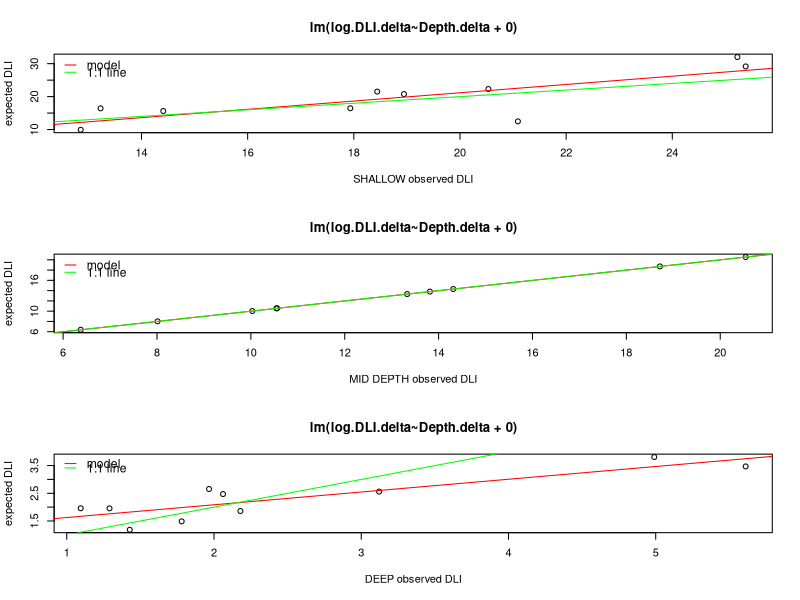
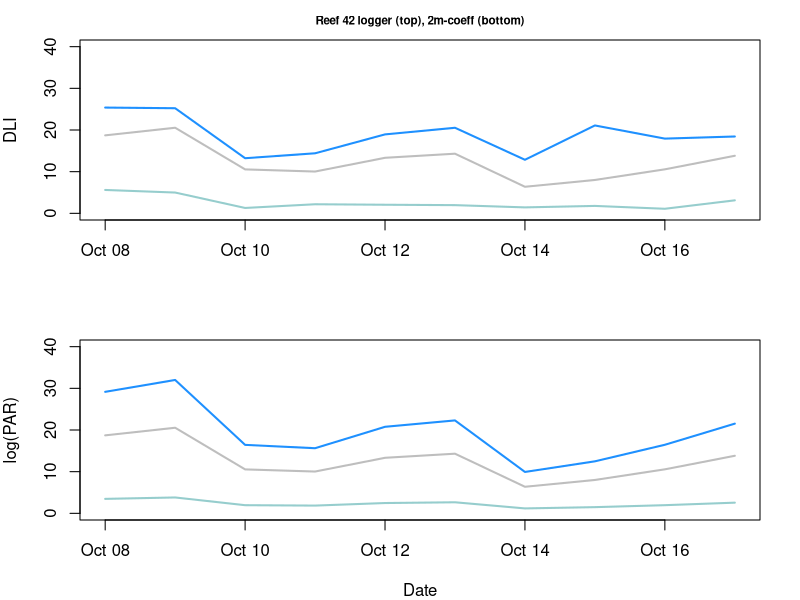

These charts were generated, in order, by the following R code: (Note: this script raises an error after producing the figures.)
# light atten using DLI
# light attenuation with Depth as CONTINUOUS to show light among depth zones
# this will produce a continuous model curve where light at depth can be calculated
# using the DLI we can then calcualte the integrated light value at each depth where the coral was collected
# at the end, save kd values and use these to convert light at depth in datafile

####################################################
####################################################
### Light attenuation  October deployment ##########
####################################################
####################################################
rm(list=ls())
# using October deployment at 2 depths

df<-read.csv("data/environmental/temp and light/DLI.Oct2016.csv")
df<-df[ , -which(names(df) %in% c("X","Rf44.shall.DLI", "Rf44.mid.DLI"))] # remove R44 w/o 3 levels
df$Date<-as.Date(df$Date)

Oct.DLI<-df
colnames(Oct.DLI)[2:7]<-"DLI" # change all light columns to read "PAR" this is for rbind later


# Adding Depth of logger to dataframe
Rf42.shall<-Oct.DLI[1:2] #only time and PAR
Rf42.shall$Site<-as.factor("Rf42") # make site level
Rf42.shall$Depth<-3*0.3048 # logger at 3 ft, convert to --> meters
Rf42.mid<-Oct.DLI[, c(1,3)]; Rf42.mid$Site<-as.factor("Rf42"); Rf42.mid$Depth<-8*0.3048 # logger at 8 ft 
Rf42.deep<-Oct.DLI[, c(1,4)]; Rf42.deep$Site<-as.factor("Rf42"); Rf42.deep$Depth<-27*0.3048 # logger at 27 ft

HIMB.shall<-Oct.DLI[, c(1,5)]; HIMB.shall$Site<-as.factor("HIMB"); HIMB.shall$Depth<-1*0.3048 # logger at 1 ft
HIMB.mid<-Oct.DLI[, c(1,6)]; HIMB.mid$Site<-as.factor("HIMB"); HIMB.mid$Depth<-6*0.3048 # logger at 6 ft
HIMB.deep<-Oct.DLI[, c(1,7)]; HIMB.deep$Site<-as.factor("HIMB"); HIMB.deep$Depth<-25*0.3048 # logger at 25 ft

# bind together all the data in single dataframe with 4 columns: time, PAR, Site, Depth
DLI.df<-rbind(Rf42.shall, Rf42.mid, Rf42.deep, HIMB.shall, HIMB.mid, HIMB.deep)
DLI.df$log.DLI<-log(DLI.df$DLI) # log transform PAR data
DLI.df<-DLI.df[, c(1,3:4,2,5)]

####
# make new dataframes for Sites
Rf42.df<-df[1:4] 
Rf42.depths<-c(3*0.3048, 8*0.3048, 27*0.3048)

####
# Beer-Lambert Law:   Ez(d) = Ez(0)e^(-k_d *d)  
# where d is depth, k_d is the attenuation coefficient, Ez(d) is the light reaching depth d and Ez(0) is the incident light at the surface.

# with 2m as baseline:  E(depth) = E(2m)*e^(-k_d*(depth - 2m))
# making some log data
Rf42.df$log.shal<-log(Rf42.df$Rf42.shall.DLI)
Rf42.df$log.mid<-log(Rf42.df$Rf42.mid.DLI)
Rf42.df$log.deep<-log(Rf42.df$Rf42.deep.DLI)

Rf42.df$log.delta.mid.deep<-Rf42.df$log.mid-Rf42.df$log.deep # difference in 2m - 8m light
Rf42.df$log.delta.mid.shal<-Rf42.df$log.mid-Rf42.df$log.shal # difference in 2m - 1m light
Rf42.df$dm.depth<-Rf42.depths[3]-Rf42.depths[2] # difference in depth 8m - 2m
Rf42.df$mm.depth<-Rf42.depths[2]-Rf42.depths[2] # difference in depth 2m - 2m
Rf42.df$sm.depth<-Rf42.depths[1]-Rf42.depths[2] # difference in depth 1m - 2m

new.df<-Rf42.df[8:11]; colnames(new.df)<-c("log.DLI.delta", "log.DLI.delta", "Depth.delta", "Depth.delta")
new.df1<-rbind(new.df[1], new.df[2]); new.df2<-rbind(new.df[3], new.df[4])
df.test<-cbind(new.df1, new.df2) # for both columns has delta PAR and depth

kd.mod<-lm(log.DLI.delta~Depth.delta+0, data=df.test, na.action=na.exclude) # Rf42 dataframe with Depth as a factor
kd<-coef(kd.mod)[1] # use KD here to calculate light at any depth

kd.R42<-kd ### save this

# example
par(mfrow=c(3,1))
Rf42.df$Rf42.expect<-Rf42.df$Rf42.mid.DLI*exp(-kd*Rf42.df$sm.depth)
plot(Rf42.df$Rf42.expect~Rf42.df$Rf42.shall.DLI, main="lm(log.DLI.delta~Depth.delta + 0)", 
     ylab="expected DLI", xlab="SHALLOW observed DLI")
abline(lm(Rf42.df$Rf42.expect~Rf42.df$Rf42.shall.DLI), col="red"); abline(0, 1, col="green")
legend("topleft", lty=1, col=c("red", "green"), legend=c("model", "1:1 line"), 
       lwd=1, bty="n", seg.len=1, cex=1.1, y.intersp=0.5)

Rf42.df$Rf42.expect<-Rf42.df$Rf42.mid.DLI*exp(-kd*Rf42.df$mm.depth)
plot(Rf42.df$Rf42.expect~Rf42.df$Rf42.mid.DLI, main="lm(log.DLI.delta~Depth.delta + 0)", 
     ylab="expected DLI", xlab="MID DEPTH observed DLI")
abline(lm(Rf42.df$Rf42.expect~Rf42.df$Rf42.mid.DLI), col="red"); abline(0, 1, col="green")
legend("topleft", lty=1, col=c("red", "green"), legend=c("model", "1:1 line"), 
       lwd=1, bty="n", seg.len=1, cex=1.1, y.intersp=0.5)

Rf42.df$Rf42.expect<-Rf42.df$Rf42.mid.DLI*exp(-kd*Rf42.df$dm.depth)
plot(Rf42.df$Rf42.expect~Rf42.df$Rf42.deep.DLI, main="lm(log.DLI.delta~Depth.delta + 0)", 
     ylab="expected DLI", xlab="DEEP observed DLI")
abline(lm(Rf42.df$Rf42.expect~Rf42.df$Rf42.deep.DLI), col="red"); abline(0, 1, col="green")
legend("topleft", lty=1, col=c("red", "green"), legend=c("model", "1:1 line"), 
       lwd=1, bty="n", seg.len=1, cex=1.1, y.intersp=0.3)


# making some data
# notice that you need kd to be (+) here--or do absolute value of depth
Rf42.df$coef.shal<-Rf42.df$Rf42.mid.DLI*exp(-kd*Rf42.df$sm.depth)
Rf42.df$coef.mid<-Rf42.df$Rf42.mid.DLI*exp(-kd*Rf42.df$mm.depth)
Rf42.df$coef.deep<-Rf42.df$Rf42.mid.DLI*exp(-kd*Rf42.df$dm.depth)

##################
##### Figure #####
# how does data compare?

##### plot log data collected at each site
par(mfrow=c(2,1), mar=c(4,4,2,2))
plot(y=Rf42.df$Rf42.shall.DLI, x=Rf42.df$Date, type="l", col="dodgerblue", 
     main="Reef 42 logger (top), 2m-coeff (bottom)", cex.main=0.7, 
     ylab="DLI", xlab="", ylim=c(0,40), lwd=2)
par(new=T)
with(Rf42.df, lines(y=Rf42.df$Rf42.mid.DLI, x=Rf42.df$Date, type="l", col="gray", lwd=2))
par(new=T)
with(Rf42.df, lines(y=Rf42.df$Rf42.deep.DLI, x=Rf42.df$Date, type="l", col="paleturquoise3", lwd=2))

##### plot of modeled 1m and 8m using <1m model coeffs. 
plot(y=Rf42.df$coef.shal, x=Rf42.df$Date, type="l", col="dodgerblue", ylab="log(PAR)", 
     xlab="Date", ylim=c(0,40), lwd=2)
par(new=T)
with(Rf42.df, lines(y=Rf42.df$coef.mid, x=Rf42.df$Date, type="l", col="gray", lwd=2))
par(new=T)
with(Rf42.df, lines(y=Rf42.df$coef.deep, x=Rf42.df$Date, type="l", col="paleturquoise3", lwd=2))
legend("top", lty=1, col=c("dodgerblue", "gray", "paleturquoise3"), legend=c("<1m", "2m", "8m"), 
       lwd=2, bty="n", inset=c(0, -0.5), seg.len=1, cex=1.1, xpd=TRUE, horiz=TRUE)

dev.copy(pdf, "figures/environmental/DLI_coef_Rf42.pdf", height=6, width=4)
dev.off()


####################################
###################################

############ HIMB ############
# make new dataframes for Sites
HIMB.df<-df[, c(1,5:7)] 
HIMB.depths<-c(1*0.3048, 6*0.3048, 25*0.3048)

####
# with 2m as baseline:  E(depth) = E(2m)*e^(-k_d*(depth - 2m))
# making some log data
HIMB.df$log.shal<-log(HIMB.df$HIMB.shall.DLI)
HIMB.df$log.mid<-log(HIMB.df$HIMB.mid.DLI)
HIMB.df$log.deep<-log(HIMB.df$HIMB.deep.DLI)

HIMB.df$log.delta.mid.deep<-HIMB.df$log.mid-HIMB.df$log.deep # difference in 2m - 8m light
HIMB.df$log.delta.mid.shal<-HIMB.df$log.mid-HIMB.df$log.shal # difference in 2m - 1m light
HIMB.df$dm.depth<-HIMB.depths[3]-HIMB.depths[2] # difference in depth 8m - 2m
HIMB.df$mm.depth<-HIMB.depths[2]-HIMB.depths[2] # difference in depth 2m - 2m
HIMB.df$sm.depth<-HIMB.depths[1]-HIMB.depths[2] # difference in depth 1m - 2m

new.df<-HIMB.df[8:11]; colnames(new.df)<-c("log.DLI.delta", "log.DLI.delta", "Depth.delta", "Depth.delta")
new.df1<-rbind(new.df[1], new.df[2]); new.df2<-rbind(new.df[3], new.df[4])
df.test<-cbind(new.df1, new.df2) # for both columns has delta PAR and depth

kd.mod<-lm(log.DLI.delta~Depth.delta+0, data=df.test, na.action=na.exclude) # HIMB dataframe with Depth as a factor
kd<-coef(kd.mod)[1] # use KD here to calculate light at any depth

kd.HIMB<-kd ### save this

# example
par(mfrow=c(3,1))
HIMB.df$HIMB.expect<-HIMB.df$HIMB.mid.DLI*exp(-kd*HIMB.df$sm.depth)
plot(HIMB.df$HIMB.expect~HIMB.df$HIMB.shall.DLI, main="lm(log.DLI.delta~Depth.delta + 0)", 
     ylab="expected DLI", xlab="SHALLOW observed DLI")
abline(lm(HIMB.df$HIMB.expect~HIMB.df$HIMB.shall.DLI), col="red"); abline(0, 1, col="green")
legend("topleft", lty=1, col=c("red", "green"), legend=c("model", "1:1 line"), 
       lwd=1, bty="n", seg.len=1, cex=1.1, y.intersp=0.5)

HIMB.df$HIMB.expect<-HIMB.df$HIMB.mid.DLI*exp(-kd*HIMB.df$mm.depth)
plot(HIMB.df$HIMB.expect~HIMB.df$HIMB.mid.DLI, main="lm(log.DLI.delta~Depth.delta + 0)", 
     ylab="expected DLI", xlab="MID DEPTH observed DLI")
abline(lm(HIMB.df$HIMB.expect~HIMB.df$HIMB.mid.DLI), col="red"); abline(0, 1, col="green")
legend("topleft", lty=1, col=c("red", "green"), legend=c("model", "1:1 line"), 
       lwd=1, bty="n", seg.len=1, cex=1.1, y.intersp=0.5)

HIMB.df$HIMB.expect<-HIMB.df$HIMB.mid.DLI*exp(-kd*HIMB.df$dm.depth)
plot(HIMB.df$HIMB.expect~HIMB.df$HIMB.deep.DLI, main="lm(log.DLI.delta~Depth.delta + 0)", 
     ylab="expected DLI", xlab="DEEP observed DLI")
abline(lm(HIMB.df$HIMB.expect~HIMB.df$HIMB.deep.DLI), col="red"); abline(0, 1, col="green")
legend("topleft", lty=1, col=c("red", "green"), legend=c("model", "1:1 line"), 
       lwd=1, bty="n", seg.len=1, cex=1.1, y.intersp=0.3)


# making some data
# notice that you need kd to be (+) here--or do absolute value of depth
HIMB.df$coef.shal<-HIMB.df$HIMB.mid.DLI*exp(-kd*HIMB.df$sm.depth)
HIMB.df$coef.mid<-HIMB.df$HIMB.mid.DLI*exp(-kd*HIMB.df$mm.depth)
HIMB.df$coef.deep<-HIMB.df$HIMB.mid.DLI*exp(-kd*HIMB.df$dm.depth)

##################
##### Figure #####
# how does data compare?

##### plot log data collected at each site
par(mfrow=c(2,1), mar=c(4,4,2,2))
plot(y=HIMB.df$HIMB.shall.DLI, x=HIMB.df$Date, type="l", col="dodgerblue", 
     main="HIMB logger (top), 2m-coeff (bottom)", cex.main=0.7, 
     ylab="DLI", xlab="", ylim=c(0,40), lwd=2)
par(new=T)
with(HIMB.df, lines(y=HIMB.df$HIMB.mid.DLI, x=HIMB.df$Date, type="l", col="gray", lwd=2))
par(new=T)
with(HIMB.df, lines(y=HIMB.df$HIMB.deep.DLI, x=HIMB.df$Date, type="l", col="paleturquoise3", lwd=2))

##### plot of modeled 1m and 8m using <1m model coeffs. 
plot(y=HIMB.df$coef.shal, x=HIMB.df$Date, type="l", col="dodgerblue", ylab="log(PAR)", 
     xlab="Date", ylim=c(0,40), lwd=2)
par(new=T)
with(HIMB.df, lines(y=HIMB.df$coef.mid, x=HIMB.df$Date, type="l", col="gray", lwd=2))
par(new=T)
with(HIMB.df, lines(y=HIMB.df$coef.deep, x=HIMB.df$Date, type="l", col="paleturquoise3", lwd=2))
legend("top", lty=1, col=c("dodgerblue", "gray", "paleturquoise3"), legend=c("<1m", "2m", "8m"), 
       lwd=2, bty="n", inset=c(0, -0.5), seg.len=1, cex=1.1, xpd=TRUE, horiz=TRUE)

dev.copy(pdf, "figures/environmental/DLI_coef_HIMB.pdf", height=6, width=4)
dev.off()



####################################################
####################################################
### Light attenuation  November deployment #########
####################################################
####################################################

# using November deployment at 3 depths

df<-read.csv("data/environmental/temp and light/DLI.Nov2016.csv")
df<-df[ , -which(names(df) %in% "X")] # remove "X"
df$Date<-as.Date(df$Date)

Nov.DLI<-df
colnames(Nov.DLI)[2:7]<-"DLI" # change all light columns to read "PAR" this is for rbind later

# Adding Depth of logger to dataframe
Rf44.shall<-Nov.DLI[1:2] #only time and PAR
Rf44.shall$Site<-as.factor("Rf44") # make site level
Rf44.shall$Depth<-1*0.3048 # logger at 1 ft, convert to --> meters
Rf44.mid<-Nov.DLI[, c(1,3)]; Rf44.mid$Site<-as.factor("Rf44"); Rf44.mid$Depth<-6*0.3048 # logger at 6 ft 
Rf44.deep<-Nov.DLI[, c(1,4)]; Rf44.deep$Site<-as.factor("Rf44"); Rf44.deep$Depth<-25*0.3048 # logger at 25 ft

Rf10.shall<-Nov.DLI[, c(1,5)]; Rf10.shall$Site<-as.factor("Rf10"); Rf10.shall$Depth<-2*0.3048 # logger at 2 ft
Rf10.mid<-Nov.DLI[, c(1,6)]; Rf10.mid$Site<-as.factor("Rf10"); Rf10.mid$Depth<-6*0.3048 # logger at 6 ft
Rf10.deep<-Nov.DLI[, c(1,7)]; Rf10.deep$Site<-as.factor("Rf10"); Rf10.deep$Depth<-26*0.3048 # logger at 26 ft

# bind together all the data in single dataframe with 4 columns: time, PAR, Site, Depth
DLI.df<-rbind(Rf44.shall, Rf44.mid, Rf44.deep, Rf10.shall, Rf10.mid, Rf10.deep)
DLI.df$log.DLI<-log(DLI.df$DLI) # log transform PAR data
DLI.df<-DLI.df[, c(1,3:4,2,5)]

###############
###############

# make new dataframes for Sites
Rf44.df<-df[1:4] 
Rf44.depths<-c(1*0.3048, 6*0.3048, 25*0.3048)

####
# with 2m as baseline:  E(depth) = E(2m)*e^(-k_d*(depth - 2m))
# making some log data
Rf44.df$log.shal<-log(Rf44.df$Rf44.shall.DLI)
Rf44.df$log.mid<-log(Rf44.df$Rf44.mid.DLI)
Rf44.df$log.deep<-log(Rf44.df$Rf44.deep.DLI)

Rf44.df$log.delta.mid.deep<-Rf44.df$log.mid-Rf44.df$log.deep # difference in 2m - 8m light
Rf44.df$log.delta.mid.shal<-Rf44.df$log.mid-Rf44.df$log.shal # difference in 2m - 1m light
Rf44.df$dm.depth<-Rf44.depths[3]-Rf44.depths[2] # difference in depth 8m - 2m
Rf44.df$mm.depth<-Rf44.depths[2]-Rf44.depths[2] # difference in depth 2m - 2m
Rf44.df$sm.depth<-Rf44.depths[1]-Rf44.depths[2] # difference in depth 1m - 2m

new.df<-Rf44.df[8:11]; colnames(new.df)<-c("log.DLI.delta", "log.DLI.delta", "Depth.delta", "Depth.delta")
new.df1<-rbind(new.df[1], new.df[2]); new.df2<-rbind(new.df[3], new.df[4])
df.test<-cbind(new.df1, new.df2) # for both columns has delta PAR and depth

kd.mod<-lm(log.DLI.delta~Depth.delta+0, data=df.test, na.action=na.exclude) # Rf44 dataframe with Depth as a factor
kd<-coef(kd.mod)[1] # use KD here to calculate light at any depth

kd.R44<-kd ### save this

# example
par(mfrow=c(3,1))
Rf44.df$Rf44.expect<-Rf44.df$Rf44.mid.DLI*exp(-kd*Rf44.df$sm.depth)
plot(Rf44.df$Rf44.expect~Rf44.df$Rf44.shall.DLI, main="lm(log.DLI.delta~Depth.delta + 0)", 
     ylab="expected DLI", xlab="SHALLOW observed DLI")
abline(lm(Rf44.df$Rf44.expect~Rf44.df$Rf44.shall.DLI), col="red"); abline(0, 1, col="green")
legend("topleft", lty=1, col=c("red", "green"), legend=c("model", "1:1 line"), 
       lwd=1, bty="n", seg.len=1, cex=1.1, y.intersp=0.5)

Rf44.df$Rf44.expect<-Rf44.df$Rf44.mid.DLI*exp(-kd*Rf44.df$mm.depth)
plot(Rf44.df$Rf44.expect~Rf44.df$Rf44.mid.DLI, main="lm(log.DLI.delta~Depth.delta + 0)", 
     ylab="expected DLI", xlab="MID DEPTH observed DLI")
abline(lm(Rf44.df$Rf44.expect~Rf44.df$Rf44.mid.DLI), col="red"); abline(0, 1, col="green")
legend("topleft", lty=1, col=c("red", "green"), legend=c("model", "1:1 line"), 
       lwd=1, bty="n", seg.len=1, cex=1.1, y.intersp=0.5)

Rf44.df$Rf44.expect<-Rf44.df$Rf44.mid.DLI*exp(-kd*Rf44.df$dm.depth)
plot(Rf44.df$Rf44.expect~Rf44.df$Rf44.deep.DLI, main="lm(log.DLI.delta~Depth.delta + 0)", 
     ylab="expected DLI", xlab="DEEP observed DLI")
abline(lm(Rf44.df$Rf44.expect~Rf44.df$Rf44.deep.DLI), col="red"); abline(0, 1, col="green")
legend("topleft", lty=1, col=c("red", "green"), legend=c("model", "1:1 line"), 
       lwd=1, bty="n", seg.len=1, cex=1.1, y.intersp=0.3)


# making some data
# notice that you need kd to be (+) here--or do absolute value of depth
Rf44.df$coef.shal<-Rf44.df$Rf44.mid.DLI*exp(-kd*Rf44.df$sm.depth)
Rf44.df$coef.mid<-Rf44.df$Rf44.mid.DLI*exp(-kd*Rf44.df$mm.depth)
Rf44.df$coef.deep<-Rf44.df$Rf44.mid.DLI*exp(-kd*Rf44.df$dm.depth)

##################
##### Figure #####
# how does data compare?

##### plot log data collected at each site
par(mfrow=c(2,1), mar=c(4,4,2,2))
plot(y=Rf44.df$Rf44.shall.DLI, x=Rf44.df$Date, type="l", col="dodgerblue", 
     main="Reef 44 logger (top), 2m-coeff (bottom)", cex.main=0.7, 
     ylab="DLI", xlab="", ylim=c(0,40), lwd=2)
par(new=T)
with(Rf44.df, lines(y=Rf44.df$Rf44.mid.DLI, x=Rf44.df$Date, type="l", col="gray", lwd=2))
par(new=T)
with(Rf44.df, lines(y=Rf44.df$Rf44.deep.DLI, x=Rf44.df$Date, type="l", col="paleturquoise3", lwd=2))

##### plot of modeled 1m and 8m using <1m model coeffs. 
plot(y=Rf44.df$coef.shal, x=Rf44.df$Date, type="l", col="dodgerblue", ylab="log(PAR)", 
     xlab="Date", ylim=c(0,40), lwd=2)
par(new=T)
with(Rf44.df, lines(y=Rf44.df$coef.mid, x=Rf44.df$Date, type="l", col="gray", lwd=2))
par(new=T)
with(Rf44.df, lines(y=Rf44.df$coef.deep, x=Rf44.df$Date, type="l", col="paleturquoise3", lwd=2))
legend("top", lty=1, col=c("dodgerblue", "gray", "paleturquoise3"), legend=c("<1m", "2m", "8m"), 
       lwd=2, bty="n", inset=c(0, -0.5), seg.len=1, cex=1.1, xpd=TRUE, horiz=TRUE)

dev.copy(pdf, "figures/environmental/DLI_coef_Rf44.pdf", height=6, width=4)
dev.off()


################
################

## Reef 10 ############

# make new dataframes for Sites
Rf10.df<-df[, c(1,5:7)] 
Rf10.depths<-c(2*0.3048, 6*0.3048, 26*0.3048)

####
# with 2m as baseline:  E(depth) = E(2m)*e^(-k_d*(depth - 2m))
# making some log data
Rf10.df$log.shal<-log(Rf10.df$Rf10.shall.DLI)
Rf10.df$log.mid<-log(Rf10.df$Rf10.mid.DLI)
Rf10.df$log.deep<-log(Rf10.df$Rf10.deep.DLI)

Rf10.df$log.delta.mid.deep<-Rf10.df$log.mid-Rf10.df$log.deep # difference in 2m - 8m light
Rf10.df$log.delta.mid.shal<-Rf10.df$log.mid-Rf10.df$log.shal # difference in 2m - 1m light
Rf10.df$dm.depth<-Rf10.depths[3]-Rf10.depths[2] # difference in depth 8m - 2m
Rf10.df$mm.depth<-Rf10.depths[2]-Rf10.depths[2] # difference in depth 2m - 2m
Rf10.df$sm.depth<-Rf10.depths[1]-Rf10.depths[2] # difference in depth 1m - 2m

new.df<-Rf10.df[8:11]; colnames(new.df)<-c("log.DLI.delta", "log.DLI.delta", "Depth.delta", "Depth.delta")
new.df1<-rbind(new.df[1], new.df[2]); new.df2<-rbind(new.df[3], new.df[4])
df.test<-cbind(new.df1, new.df2) # for both columns has delta PAR and depth

kd.mod<-lm(log.DLI.delta~Depth.delta+0, data=df.test, na.action=na.exclude) # Rf10 dataframe with Depth as a factor
kd<-coef(kd.mod)[1] # use KD here to calculate light at any depth

kd.R10<-kd ### save this

# example
par(mfrow=c(3,1))
Rf10.df$Rf10.expect<-Rf10.df$Rf10.mid.DLI*exp(-kd*Rf10.df$sm.depth)
plot(Rf10.df$Rf10.expect~Rf10.df$Rf10.shall.DLI, main="lm(log.DLI.delta~Depth.delta + 0)", 
     ylab="expected DLI", xlab="SHALLOW observed DLI")
abline(lm(Rf10.df$Rf10.expect~Rf10.df$Rf10.shall.DLI), col="red"); abline(0, 1, col="green")
legend("topleft", lty=1, col=c("red", "green"), legend=c("model", "1:1 line"), 
       lwd=1, bty="n", seg.len=1, cex=1.1, y.intersp=0.5)

Rf10.df$Rf10.expect<-Rf10.df$Rf10.mid.DLI*exp(-kd*Rf10.df$mm.depth)
plot(Rf10.df$Rf10.expect~Rf10.df$Rf10.mid.DLI, main="lm(log.DLI.delta~Depth.delta + 0)", 
     ylab="expected DLI", xlab="MID DEPTH observed DLI")
abline(lm(Rf10.df$Rf10.expect~Rf10.df$Rf10.mid.DLI), col="red"); abline(0, 1, col="green")
legend("topleft", lty=1, col=c("red", "green"), legend=c("model", "1:1 line"), 
       lwd=1, bty="n", seg.len=1, cex=1.1, y.intersp=0.5)

Rf10.df$Rf10.expect<-Rf10.df$Rf10.mid.DLI*exp(-kd*Rf10.df$dm.depth)
plot(Rf10.df$Rf10.expect~Rf10.df$Rf10.deep.DLI, main="lm(log.DLI.delta~Depth.delta + 0)", 
     ylab="expected DLI", xlab="DEEP observed DLI")
abline(lm(Rf10.df$Rf10.expect~Rf10.df$Rf10.deep.DLI), col="red"); abline(0, 1, col="green")
legend("topleft", lty=1, col=c("red", "green"), legend=c("model", "1:1 line"), 
       lwd=1, bty="n", seg.len=1, cex=1.1, y.intersp=0.3)


# making some data
# notice that you need kd to be (+) here--or do absolute value of depth
Rf10.df$coef.shal<-Rf10.df$Rf10.mid.DLI*exp(-kd*Rf10.df$sm.depth)
Rf10.df$coef.mid<-Rf10.df$Rf10.mid.DLI*exp(-kd*Rf10.df$mm.depth)
Rf10.df$coef.deep<-Rf10.df$Rf10.mid.DLI*exp(-kd*Rf10.df$dm.depth)

##################
##### Figure #####
# how does data compare?

##### plot log data collected at each site
par(mfrow=c(2,1), mar=c(4,4,2,2))
plot(y=Rf10.df$Rf10.shall.DLI, x=Rf10.df$Date, type="l", col="dodgerblue", 
     main="Reef 10 logger (top), 2m-coeff (bottom)", cex.main=0.7, 
     ylab="DLI", xlab="", ylim=c(0,40), lwd=2)
par(new=T)
with(Rf10.df, lines(y=Rf10.df$Rf10.mid.DLI, x=Rf10.df$Date, type="l", col="gray", lwd=2))
par(new=T)
with(Rf10.df, lines(y=Rf10.df$Rf10.deep.DLI, x=Rf10.df$Date, type="l", col="paleturquoise3", lwd=2))

##### plot of modeled 1m and 8m using <1m model coeffs. 
plot(y=Rf10.df$coef.shal, x=Rf10.df$Date, type="l", col="dodgerblue", ylab="log(PAR)", 
     xlab="Date", ylim=c(0,40), lwd=2)
par(new=T)
with(Rf10.df, lines(y=Rf10.df$coef.mid, x=Rf10.df$Date, type="l", col="gray", lwd=2))
par(new=T)
with(Rf10.df, lines(y=Rf10.df$coef.deep, x=Rf10.df$Date, type="l", col="paleturquoise3", lwd=2))
legend("top", lty=1, col=c("dodgerblue", "gray", "paleturquoise3"), legend=c("<1m", "2m", "8m"), 
       lwd=2, bty="n", inset=c(0, -0.5), seg.len=1, cex=1.1, xpd=TRUE, horiz=TRUE)

dev.copy(pdf, "figures/environmental/DLI_coef_Rf10.pdf", height=6, width=4)
dev.off()

kd.all<-as.data.frame(c(kd.R42, kd.R44, kd.HIMB, kd.R10))
kd.all$Sites<-as.factor(c("Rf42", "Rf44", "HIMB", "Rf10")); kd.all<-kd.all[2:1]
colnames(kd.all)<-c("Site", "kd")

write.csv(kd.all, "data/environmental/kd.all.csv")
